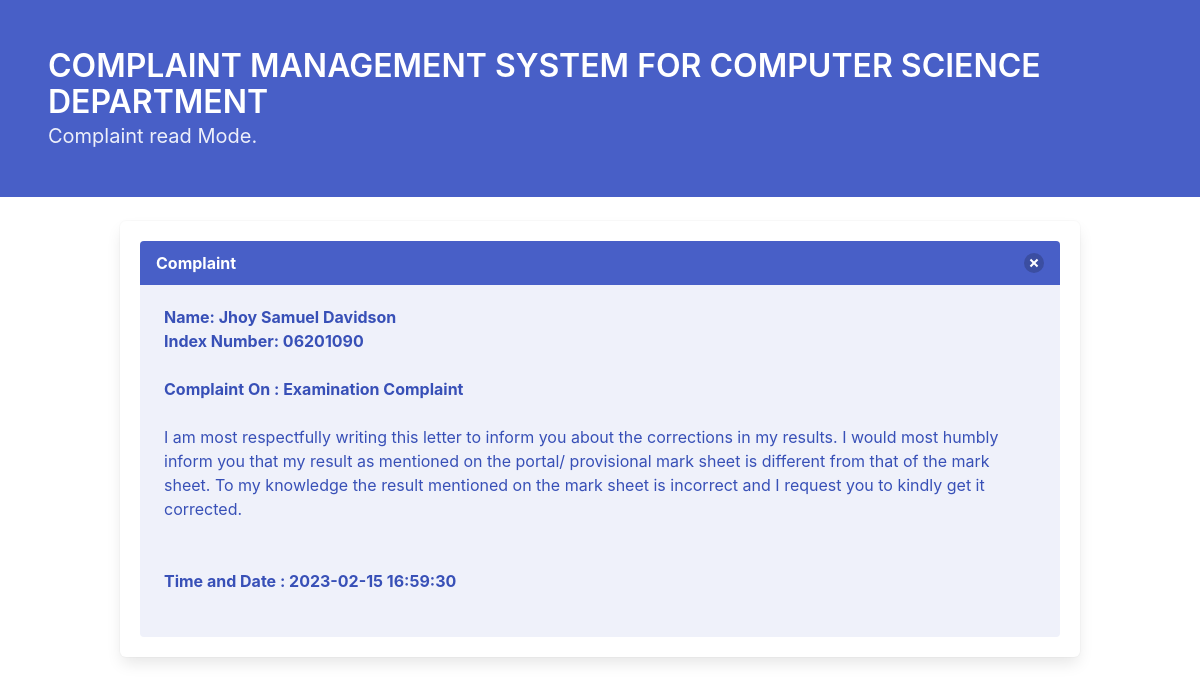
/read_message.php?id=1, run on the app's committed database.
### tables this page shows
CREATE TABLE `tbl_complaint` (
  `id` int(10) NOT NULL,
  `name` varchar(255) NOT NULL,
  `index_number` varchar(255) NOT NULL,
  `subject` varchar(255) NOT NULL,
  `message` mediumtext NOT NULL,
  `submitted_date` datetime NOT NULL DEFAULT current_timestamp()
);

### read_message.php (the view, shortened to what this page needs)
<?php
require 'dbcon.php';
?>
<!DOCTYPE html>
<html>
  <head>
    <link rel="stylesheet" href="bulma/css/bulma.min.css">
  </head>
  <body>
    <section class="hero is-link">
      <div class="hero-body">
        <p class="title">
          COMPLAINT MANAGEMENT SYSTEM FOR COMPUTER SCIENCE DEPARTMENT
        </p>
        <p class="subtitle">
          Complaint read Mode.
        </p>
      </div>
    </section>
    <h1></h1><br>
    <div class="container box">
      <?php
        if (isset($_GET['id'])){
          $complaint_id = $_GET['id'];
          $query = "SELECT * FROM tbl_complaint WHERE id = $complaint_id";
          $query_run = mysqli_query($conn, $query);
          $complaint = mysqli_fetch_array($query_run);
          ?>
                <article class="message is-link">
                  <div class="message-header">
                    <p>Complaint </p>
                    <a href="admin.php"><button class="delete" aria-label="delete"></button></a>
                  </div>
                  <div class="message-body">
                    <strong>Name: <?= $complaint['name'];?> </strong><br>
                    <strong>Index Number: <?= $complaint['index_number'];?> </strong><br><br>
                    <h1><strong>Complaint On : <?= $complaint['subject'];?> </strong></h1><br>
                     <?= $complaint['message'];?>
                     <br>
                     <br>
                     <br>
                     <h1><strong>Time and Date : <?= $complaint['submitted_date'];?> </strong></h1><br>
                  </div>
                </article>
          <?php
        }else{
        }
      ?>
    </div>
  </body>
</html>

### data on the page
tbl_complaint: name "Jhoy Samuel Davidson", index_number "06201090", subject "Examination Complaint", message "I am most respectfully writing this letter to inform you about the corrections in my results. I would most humbly inform you that my result as mentioned on the portal/ provisional mark sheet is different from that of the mark sheet. To my knowledge the result mentioned on the mark sheet is incorrect and I request you to kindly get it corrected.", submitted_date "2023-02-15 16:59:30"
